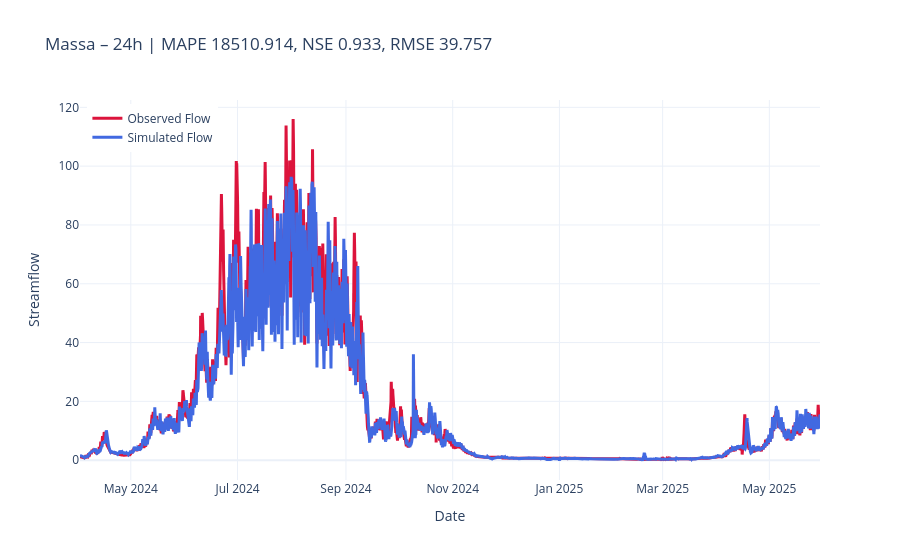

Here is the notebook cell this chart was saved with:
### Markdown cell above
Code for 24h predictions:

### Code cell
from custom.functions.Plot import plot_forecast_24h, plot_forecast_horizon_24h,plot_forecast_horizon_series

xr_ds = results[basin]["1h"]["xr"]
title24 = f"Massa – {cfg.predict_last_n}h | MAPE {results[basin]['1h']['MAPE']:.3f}, NSE {results[basin]['1h']['NSE']:.3f}, RMSE {results[basin]['1h']['MSE']:.3f}"

# last forecast of the horizon vs obs
plot_forecast_24h(xr_ds, title=title24, var_obs=cfg.target_variables[0]+"_obs", var_sim=cfg.target_variables[0]+"_sim").show()
# All spaghetti forecasts
# plot_forecast_24h(xr_ds, mode="spaghetti").show()

### Figure 1 — Plotly figure (JSON) as saved in the notebook; plotly's stock layout.template omitted (floating-point values rounded to 4 significant figures; data arrays with more than 128 entries replaced by an {"elided": "..."} marker saying what was removed)
{"data": [{"line": {"color": "crimson", "width": 3}, "mode": "lines", "name": "Observed Flow", "type": "scatter", "x": {"elided": "10153 str values"}, "y": {"elided": "10153 float values"}}, {"line": {"color": "royalblue", "width": 3}, "marker": {"size": 6}, "mode": "lines", "name": "Simulated Flow", "type": "scatter", "x": {"elided": "10153 str values"}, "y": {"elided": "10153 float values"}}], "layout": {"hovermode": "x unified", "legend": {"x": 0.01, "xanchor": "left", "y": 0.99, "yanchor": "top"}, "title": {"text": "Massa – 24h | MAPE 18510.914, NSE 0.933, RMSE 39.757"}, "xaxis": {"title": {"text": "Date"}}, "yaxis": {"title": {"text": "Streamflow"}}}}
